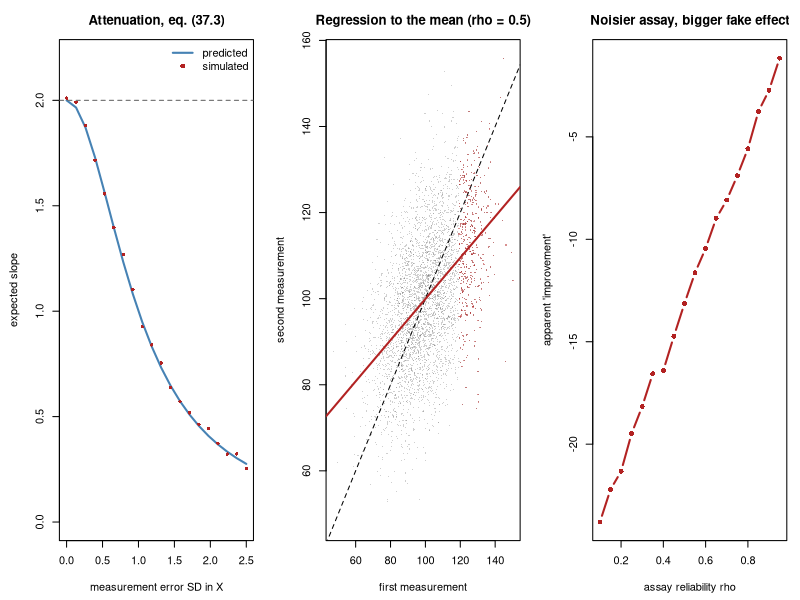

This figure's R source:
#' ---
#' title: "Module 26 - Measurement error and regression to the mean"
#' output: html_document
#' ---
#'
#' **Curriculum link:** `stats.md` -> Topic 37, equations (37.1)-(37.6)
#' **Assumes:** Modules 11, 21.
#'
#' ## What you will learn
#'
#' 1. Noise in a **predictor** biases its coefficient toward zero (37.2)-(37.3).
#'    Noise in the **outcome** does not. The asymmetry decides where to spend
#'    assay budget.
#' 2. How to correct for it when reliability is known (37.4), and why the
#'    correction inflates the standard error too.
#' 3. That with several predictors, error in one biases the coefficients of the
#'    others, in either direction.
#' 4. **Regression to the mean** (37.5)-(37.6): selecting on an extreme value
#'    guarantees an apparent effect with no treatment and no biology.

#+ setup, message = FALSE
MODULE_NAME <- "26_measurement_error_and_regression"
OUT <- file.path(Sys.getenv("STATS_OUT", unset = "results"), MODULE_NAME)
dir.create(OUT, recursive = TRUE, showWarnings = FALSE)
header <- function(txt) cat("\n", strrep("=", 72), "\n", txt, "\n",
                            strrep("=", 72), "\n", sep = "")
set.seed(26)
slope <- function(x, y) unname(coef(lm(y ~ x))[2])

#' ## 1. Noise in the predictor attenuates, eq. (37.1)-(37.3)
#'
#' $$\lambda=\frac{\sigma_X^2}{\sigma_X^2+\sigma_U^2},\qquad
#'   \mathbb{E}[\hat\beta_{obs}]=\lambda\beta \qquad (37.2)-(37.3)$$

#+ attenuation
header("1. Error in X shrinks the slope; error in Y does not")
N <- 4000; BETA <- 2.0; SD_X <- 1.0; SD_E <- 1.0
cat(sprintf("  true slope = %.1f\n\n", BETA))
cat(sprintf("  %-12s%15s%13s%13s%12s\n", "noise SD", "lambda (37.2)",
            "noise in X", "noise in Y", "predicted"))
for (sd_u in c(0.0, 0.5, 1.0, 2.0)) {
  bx <- by <- numeric(300)
  for (i in 1:300) {
    x <- rnorm(N, 0, SD_X)
    y <- BETA * x + rnorm(N, 0, SD_E)
    bx[i] <- slope(x + rnorm(N, 0, sd_u), y)     # error in X
    by[i] <- slope(x, y + rnorm(N, 0, sd_u))     # error in Y
  }
  lam <- SD_X^2 / (SD_X^2 + sd_u^2)              # eq. (37.2)
  cat(sprintf("  %-12.1f%15.3f%13.3f%13.3f%12.3f\n", sd_u, lam, mean(bx),
              mean(by), lam * BETA))
}
cat("\n  The 'noise in X' column matches the prediction column exactly: the
  observed slope is lambda times the true slope, eq. (37.3). The 'noise in Y'
  column does not move at all.

  That asymmetry is worth internalising. If your predictor is an assay readout
  and your outcome is a clean clinical endpoint, your effect size is
  systematically too small and no amount of data fixes it. If it is the other
  way round, you have lost precision but not accuracy.\n")

#' ## 2. What attenuation does to inference

#+ inference
header("2. Attenuation does not just shrink the estimate")
sd_u <- 1.0
lam <- SD_X^2 / (SD_X^2 + sd_u^2)
SMALL <- 0.25; R <- 600
b_clean <- b_noisy <- numeric(R); pw_clean <- pw_noisy <- 0
for (i in 1:R) {
  x <- rnorm(200, 0, SD_X)
  y <- SMALL * x + rnorm(200, 0, SD_E)
  w <- x + rnorm(200, 0, sd_u)
  sc <- summary(lm(y ~ x))$coefficients
  sn <- summary(lm(y ~ w))$coefficients
  b_clean[i] <- sc[2, 1]; b_noisy[i] <- sn[2, 1]
  pw_clean <- pw_clean + (sc[2, 4] < 0.05)
  pw_noisy <- pw_noisy + (sn[2, 4] < 0.05)
}
cat(sprintf("  true effect %.2f, reliability lambda = %.2f, n = 200\n\n",
            SMALL, lam))
cat(sprintf("  %-22s%15s%9s\n", "predictor", "mean estimate", "power"))
cat(sprintf("  %-22s%15.3f%9.2f\n", "measured without error", mean(b_clean),
            pw_clean / R))
cat(sprintf("  %-22s%15.3f%9.2f\n", "measured with error", mean(b_noisy),
            pw_noisy / R))
cat("\n  Attenuation costs you twice. The estimate shrinks toward zero, AND the
  power to detect it falls, because the signal has been diluted while the
  outcome noise stayed put.

  A study that reports \"no significant association\" with an assay-based
  predictor may have had a real association it could not see. Report the
  assay's reliability so a reader can judge.\n")

#' ## 3. Correcting with a known reliability, eq. (37.4)
#'
#' $$\hat\beta_{corr}=\hat\beta_{obs}/\hat\lambda,\qquad
#'   SE_{corr}=SE_{obs}/\hat\lambda \qquad (37.4)$$
#'
#' Replicate measurements give you $\lambda$, and $\lambda$ gives you the
#' correction. The corrected estimate is unbiased; it is also less precise,
#' and the interval must say so.

#+ correction
header("3. Correcting for attenuation (37.4)")
sd_u <- 1.0
lam_true <- SD_X^2 / (SD_X^2 + sd_u^2)
ests <- cors <- numeric(1000); cov_naive <- cov_corr <- 0
for (i in 1:1000) {
  x <- rnorm(400, 0, SD_X)
  y <- BETA * x + rnorm(400, 0, SD_E)
  w1 <- x + rnorm(400, 0, sd_u)          # two replicate measurements of x
  w2 <- x + rnorm(400, 0, sd_u)
  lam_hat <- cor(w1, w2)                 # reliability estimated, not assumed
  sm_ <- summary(lm(y ~ w1))$coefficients
  b <- sm_[2, 1]; se <- sm_[2, 2]
  ests[i] <- b; cors[i] <- b / lam_hat
  cov_naive <- cov_naive + (abs(b - BETA) < 1.96 * se)
  cov_corr <- cov_corr + (abs(b / lam_hat - BETA) < 1.96 * se / lam_hat)
}
cat(sprintf("  true slope %.1f, true lambda %.3f\n\n", BETA, lam_true))
cat(sprintf("  %-34s%9s%9s%18s\n", "estimator", "mean", "bias",
            "95% CI coverage"))
cat(sprintf("  %-34s%9.3f%9.3f%17.1f%%\n", "naive (ignore the error)",
            mean(ests), mean(ests) - BETA, 100 * cov_naive / 1000))
cat(sprintf("  %-34s%9.3f%9.3f%17.1f%%\n", "corrected by lambda-hat (37.4)",
            mean(cors), mean(cors) - BETA, 100 * cov_corr / 1000))
cat("\n  The naive interval has essentially zero coverage: it is a tight
  interval in the wrong place, which is the worst combination. Dividing by
  lambda recovers the truth, and dividing the standard error by lambda as well
  brings coverage most of the way back.

  It does not reach 95%, and the shortfall is informative. The corrected
  interval treats lambda-hat as though it were the known lambda, so it ignores
  the uncertainty in the reliability estimate itself. Problem 3 shows what
  happens when that uncertainty is large.

  Note what supplied lambda: a second measurement of the same samples. Without
  replicates you cannot estimate reliability, and without reliability you
  cannot correct. Build replicates into the design.\n")

#' ## 4. With several predictors, it is not just shrinkage

#+ multi
header("4. Error in one predictor biases the others")
cat("  Two correlated predictors. Only X1 is measured with error.\n\n")
cat(sprintf("  %-14s%11s%11s%11s%11s\n", "corr(X1,X2)", "beta1 true",
            "beta1 est", "beta2 true", "beta2 est"))
for (rho in c(0.0, 0.5, 0.8)) {
  b1s <- b2s <- numeric(400)
  for (i in 1:400) {
    z1 <- rnorm(1500); z2 <- rnorm(1500)
    x1 <- z1
    x2 <- rho * z1 + sqrt(1 - rho^2) * z2
    y <- 1.0 * x1 + 0.0 * x2 + rnorm(1500)
    w1 <- x1 + rnorm(1500)                      # only X1 is noisy
    cf <- coef(lm(y ~ w1 + x2))
    b1s[i] <- cf[2]; b2s[i] <- cf[3]
  }
  cat(sprintf("  %-14.1f%11.2f%11.3f%11.2f%11.3f\n", rho, 1.0, mean(b1s), 0.0,
              mean(b2s)))
}
cat("\n  X2 is measured perfectly and has NO true effect, yet its coefficient
  grows as the correlation rises. The model, unable to see the true X1, uses
  X2 as a partial proxy for it.

  So \"measurement error only attenuates\" is true for simple regression and
  false the moment you adjust for anything. A clean covariate can absorb the
  effect of a noisy one and appear important. This is a real mechanism behind
  spurious 'independent predictors' in clinical models.\n")

#' ## 5. Regression to the mean, eq. (37.5)-(37.6)
#'
#' $$\mathbb{E}[Y_2\mid Y_1=y_1]=\mu+\rho(y_1-\mu) \qquad (37.5)$$
#' $$\mathbb{E}[Y_2-Y_1\mid Y_1=y_1]=(\rho-1)(y_1-\mu) \qquad (37.6)$$
#'
#' No treatment, no biology, no effect. Select on an extreme baseline and the
#' follow-up moves toward the mean by an amount you can predict exactly.

#+ rtm
header("5. Regression to the mean (37.5)-(37.6)")
MU <- 100.0; SD <- 15.0; n <- 20000
cat(sprintf("  A biomarker with mean %.0f and SD %.0f, measured twice.\n", MU, SD))
cat("  NOTHING happens between the measurements.\n\n")
cat(sprintf("  %-18s%19s%18s%19s\n", "reliability rho", "selected top 10%",
            "observed change", "predicted (37.6)"))
for (rho in c(0.9, 0.7, 0.5, 0.3)) {
  true_ <- rnorm(n, MU, SD * sqrt(rho))
  y1 <- true_ + rnorm(n, 0, SD * sqrt(1 - rho))
  y2 <- true_ + rnorm(n, 0, SD * sqrt(1 - rho))
  sel <- y1 >= quantile(y1, 0.90)
  obs <- mean(y2[sel] - y1[sel])
  pred <- (rho - 1) * (mean(y1[sel]) - MU)                # eq. (37.6)
  cat(sprintf("  %-18.1f%19.1f%18.2f%19.2f\n", rho, mean(y1[sel]), obs, pred))
}
cat("\n  The observed change matches eq. (37.6) at every reliability. A study
  that enrolled the top decile and reported an average drop would be reporting
  arithmetic, not pharmacology.

  Note the direction of the dependence: the effect is LARGEST when rho is
  SMALL, that is, when the assay is noisiest. Poor measurement does not merely
  add noise here, it creates a systematic apparent effect.

  The fix is a control group selected the same way. Both arms regress by the
  same amount and the difference between them is clean. A single-arm
  before-and-after study in a selected group cannot be rescued by analysis.\n")

#' ## 6. The same trap inside a model: adjusting for baseline

#+ ancova
header("6. Change scores versus adjusting for baseline")
R <- 500; n <- 300
ch <- an <- numeric(R)
for (i in 1:R) {
  true_ <- rnorm(n, MU, SD * sqrt(0.6))
  y1 <- true_ + rnorm(n, 0, SD * sqrt(0.4))
  arm <- rbinom(n, 1, 0.5)
  # A real treatment effect of -3, plus regression to the mean for everyone.
  y2 <- true_ + rnorm(n, 0, SD * sqrt(0.4)) - 3.0 * arm
  ch[i] <- coef(lm((y2 - y1) ~ arm))[2]
  an[i] <- coef(lm(y2 ~ arm + y1))[2]
}
cat("  true treatment effect = -3.00, randomised arms\n\n")
cat(sprintf("  %-40s%11s%9s\n", "analysis", "estimate", "SD"))
cat(sprintf("  %-40s%11.3f%9.3f\n", "change score (y2 - y1)", mean(ch), sd(ch)))
cat(sprintf("  %-40s%11.3f%9.3f\n", "ANCOVA: y2 ~ arm + y1", mean(an), sd(an)))
cat("\n  Both are unbiased here, because the arms were RANDOMISED, so baseline
  imbalance is only chance. ANCOVA is more precise, and that is the standard
  reason to prefer it.

  The picture changes entirely if allocation depended on the baseline. Then
  the change score is biased by regression to the mean and ANCOVA is not, and
  the gap can be large. Randomise, and adjust for baseline in the model rather
  than selecting on it.\n")

#' ## 7. Figure

#+ figure, fig.width = 13, fig.height = 4.5
png(file.path(OUT, "measurement_error.png"), width = 1300, height = 450)
par(mfrow = c(1, 3), mar = c(4.5, 4.5, 3, 1))
sds <- seq(0, 2.5, length.out = 20)
lams <- SD_X^2 / (SD_X^2 + sds^2)
plot(sds, lams * BETA, type = "l", lwd = 2, col = "steelblue", ylim = c(0, 2.2),
     xlab = "measurement error SD in X", ylab = "expected slope",
     main = "Attenuation, eq. (37.3)")
abline(h = BETA, lty = 2, col = "grey40")
obs <- sapply(sds, function(s) {
  x <- rnorm(3000, 0, SD_X); y <- BETA * x + rnorm(3000, 0, SD_E)
  slope(x + rnorm(3000, 0, s), y) })
points(sds, obs, pch = 16, cex = 0.7, col = "firebrick")
legend("topright", c("predicted", "simulated"), bty = "n", lwd = c(2, NA),
       pch = c(NA, 16), col = c("steelblue", "firebrick"))
rho <- 0.5
true_ <- rnorm(4000, MU, SD * sqrt(rho))
y1 <- true_ + rnorm(4000, 0, SD * sqrt(1 - rho))
y2 <- true_ + rnorm(4000, 0, SD * sqrt(1 - rho))
plot(y1, y2, pch = 16, cex = 0.25, col = adjustcolor("grey40", 0.3),
     xlab = "first measurement", ylab = "second measurement",
     main = "Regression to the mean (rho = 0.5)")
abline(0, 1, lty = 2); abline(lm(y2 ~ y1), col = "firebrick", lwd = 2)
sel <- y1 >= quantile(y1, 0.9)
points(y1[sel], y2[sel], pch = 16, cex = 0.3, col = adjustcolor("firebrick", .5))
rhos <- seq(0.1, 0.95, length.out = 18)
appar <- sapply(rhos, function(rr) {
  t_ <- rnorm(20000, MU, SD * sqrt(rr))
  a <- t_ + rnorm(20000, 0, SD * sqrt(1 - rr))
  b <- t_ + rnorm(20000, 0, SD * sqrt(1 - rr))
  s <- a >= quantile(a, 0.9); mean(b[s] - a[s]) })
plot(rhos, appar, type = "b", pch = 16, col = "firebrick", lwd = 2,
     xlab = "assay reliability rho", ylab = "apparent 'improvement'",
     main = "Noisier assay, bigger fake effect")
abline(h = 0, lty = 2)
invisible(dev.off())
cat("\nFigure written to", file.path(OUT, "measurement_error.png"), "\n")

#' # PROBLEMS
#'
#' ### Problem 1: Where should the assay budget go?
#'
#' You can afford to halve the measurement error on either the predictor or
#' the outcome, but not both. Which buys more, and does the answer depend on
#' what you are trying to do?

## ---- YOUR CODE HERE ----------------------------------------------------

## ---- SOLUTION (uncomment to check) -------------------------------------
# study <- function(sd_ux, sd_uy, beta = 0.4, n = 250, R = 800) {
#   est <- numeric(R); hit <- 0
#   for (i in 1:R) {
#     x <- rnorm(n); y <- beta * x + rnorm(n)
#     s <- summary(lm((y + rnorm(n, 0, sd_uy)) ~ I(x + rnorm(n, 0, sd_ux))))
#     est[i] <- s$coefficients[2, 1]; hit <- hit + (s$coefficients[2, 4] < 0.05)
#   }
#   c(mean(est), hit / R)
# }
# cat("  true beta = 0.40\n\n")
# cat(sprintf("  %-34s%11s%9s%9s\n", "scenario", "estimate", "bias", "power"))
# for (z in list(list("both assays noisy", 1.0, 1.0),
#                list("halve error in the PREDICTOR", 0.5, 1.0),
#                list("halve error in the OUTCOME", 1.0, 0.5))) {
#   r_ <- study(z[[2]], z[[3]])
#   cat(sprintf("  %-34s%11.3f%9.3f%9.2f\n", z[[1]], r_[1], r_[1] - 0.4, r_[2]))
# }
#
# ## Improving the PREDICTOR reduces bias and raises power. Improving the
# ## OUTCOME leaves the estimate where it was and raises power too, sometimes
# ## by more, because outcome noise sits directly in the residual variance.
# ##
# ## So the answer depends on the goal, which is the real lesson:
# ##   if you want an unbiased EFFECT SIZE, spend on the predictor;
# ##   if you only want to DETECT the effect, spend wherever the variance is
# ##   larger, which is often the outcome.
# ##
# ## Most papers want the effect size and most budgets are spent on the outcome.

#' ### Problem 2: Manufacture a treatment effect from nothing
#'
#' Design a single-arm study that reports a large, highly significant
#' improvement for a treatment that does nothing at all. Then show which
#' design change removes it.

## ---- YOUR CODE HERE ----------------------------------------------------

## ---- SOLUTION (uncomment to check) -------------------------------------
# n2 <- 400; rho2 <- 0.5
# t_ <- rnorm(n2, MU, SD * sqrt(rho2))
# base <- t_ + rnorm(n2, 0, SD * sqrt(1 - rho2))
# after <- t_ + rnorm(n2, 0, SD * sqrt(1 - rho2))    # NO treatment effect
# elig <- base >= quantile(base, 0.80)               # "enrol the worst 20%"
# d <- after[elig] - base[elig]
# tt <- t.test(d)
# cat(sprintf("  Single-arm trial, enrolled the worst 20%% at baseline, n = %d\n",
#             sum(elig)))
# cat(sprintf("    mean change    = %+.2f\n", mean(d)))
# cat(sprintf("    paired t-test  p = %.2e\n", tt$p.value))
# cat(sprintf("    Cohen's d      = %.2f\n", mean(d) / sd(d)))
# cat("    TRUE effect    = 0.00\n")
# arm <- rbinom(n2, 1, 0.5)
# d_all <- after - base
# ctl <- d_all[elig & arm == 0]; trt <- d_all[elig & arm == 1]
# tt2 <- t.test(trt, ctl)
# cat("\n  Same data, randomised control selected the same way:\n")
# cat(sprintf("    treated change = %+.2f, control change = %+.2f\n",
#             mean(trt), mean(ctl)))
# cat(sprintf("    difference     = %+.2f, p = %.3f\n", mean(trt) - mean(ctl),
#             tt2$p.value))
#
# ## The single-arm study reports a large, overwhelmingly significant
# ## improvement for a treatment with no effect. Every number in it is correct;
# ## the design is what is wrong.
# ##
# ## The control arm regresses by the same amount, so the difference is clean.
# ## This is why single-arm before-and-after studies in selected patients are
# ## weak evidence however large the p-value, and it is the mechanism behind a
# ## great many "promising pilot study" results that later fail.

#' ### Problem 3: Does correcting for attenuation ever hurt?
#'
#' The correction in (37.4) divides by an estimated $\lambda$. Investigate
#' what happens when $\hat\lambda$ is itself noisy, as it is with few
#' replicates.

## ---- YOUR CODE HERE ----------------------------------------------------

## ---- SOLUTION (uncomment to check) -------------------------------------
# cat(sprintf("  true slope %.1f, true lambda %.3f\n\n", BETA, lam_true))
# cat(sprintf("  %-30s%16s%9s%12s\n", "n used to estimate lambda",
#             "mean corrected", "SD", "worst run"))
# N_STUDY <- 2000                 # the main study, held fixed across rows
# for (n_rel in c(20, 50, 200, 2000)) {
#   cor_ <- numeric(600)
#   for (i in 1:600) {
#     x <- rnorm(N_STUDY, 0, SD_X)
#     y <- BETA * x + rnorm(N_STUDY, 0, SD_E)
#     w1 <- x + rnorm(N_STUDY, 0, 1.0)
#     idx <- sample(N_STUDY, n_rel)      # replicate subset of only n_rel samples
#     w2 <- x[idx] + rnorm(n_rel, 0, 1.0)
#     lam_hat <- min(max(cor(w1[idx], w2), 0.05), 1.0)
#     cor_[i] <- coef(lm(y ~ w1))[2] / lam_hat
#   }
#   cat(sprintf("  %-30d%16.3f%9.3f%12.2f\n", n_rel, mean(cor_), sd(cor_),
#               max(cor_)))
# }
#
# ## With plenty of replicate pairs the correction is well behaved. With few,
# ## it becomes unstable and skewed upward, because lambda-hat appears in a
# ## DENOMINATOR: a lambda that happens to come out small produces an enormous
# ## corrected slope. The mean is dragged by those runs and the worst run can
# ## be far from the truth.
# ##
# ## This is a general hazard of ratio estimators and the reason to prefer
# ## methods that model the error directly, such as SIMEX, structural equation
# ## models, or a Bayesian measurement-error model, over dividing by a noisy
# ## constant. It is also an argument for estimating reliability from a
# ## dedicated, adequately sized reproducibility experiment rather than from a
# ## handful of incidental duplicates.

#' ## What to take away
#'
#' 1. Noise in a **predictor** biases toward zero by $\lambda$ (37.2)-(37.3).
#'    Noise in the **outcome** does not bias at all.
#' 2. Attenuation costs estimate and power together, so "not significant" with
#'    a noisy predictor is weak evidence of no effect.
#' 3. Correct with (37.4) only if reliability came from real replicates, and
#'    inflate the standard error by the same factor.
#' 4. With multiple predictors, error in one distorts the others. A clean
#'    covariate can steal a noisy one's effect.
#' 5. **Selecting on an extreme baseline guarantees an apparent effect**, and
#'    the effect is larger the noisier the assay. Only a control group
#'    selected the same way removes it.
#'
#' **Next:** `27_meta_analysis.R`
